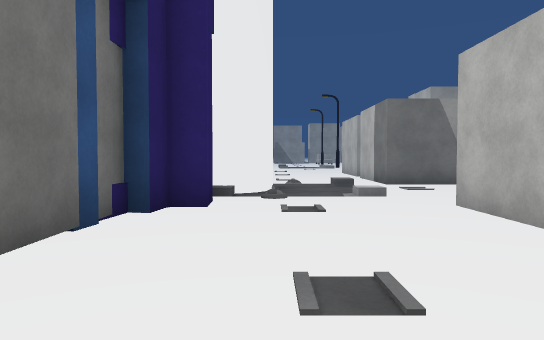
View 1 (above)

24 first-person views from a walk through a 3-D level made in the Unity game engine. The camera is 1.4 m above the floor, tilts 2° down and sees 70° across. The floor is counted in squares, 2 m on a side. Each view is taken from the middle of a square. On the plan, view 1 faces up. The plan holds only what a view shows up to about 11 squares ahead; the rest is blank. The place goes on beyond the plan. The player character is not drawn. Some animated figures are not drawn. Surface patterns are stand-ins for the level's own textures.

View 2
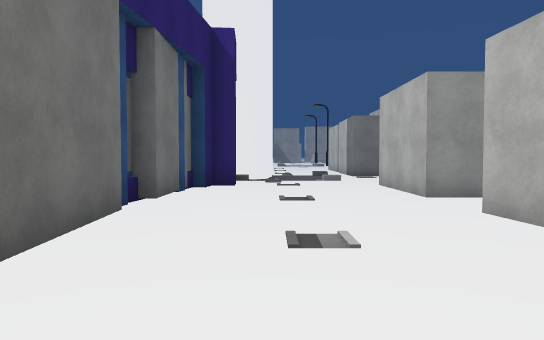

View 3
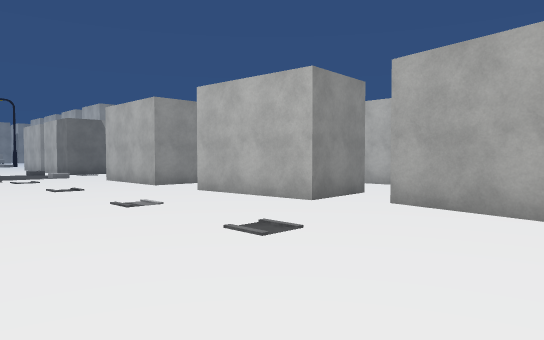

View 4
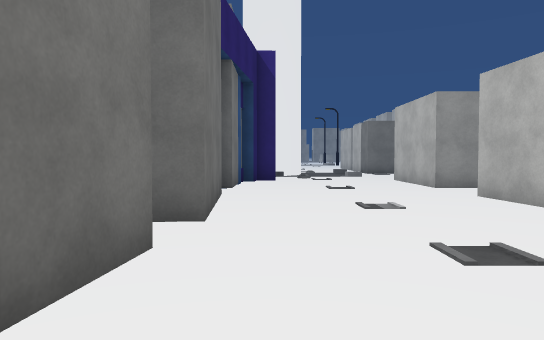

View 5
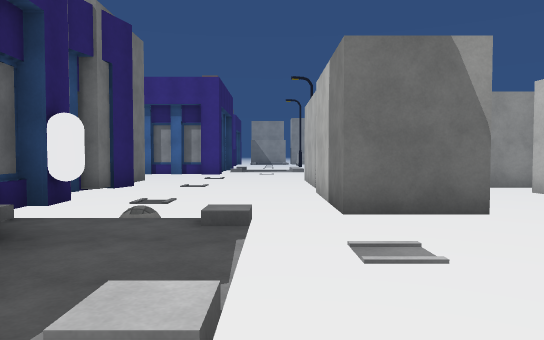

View 6
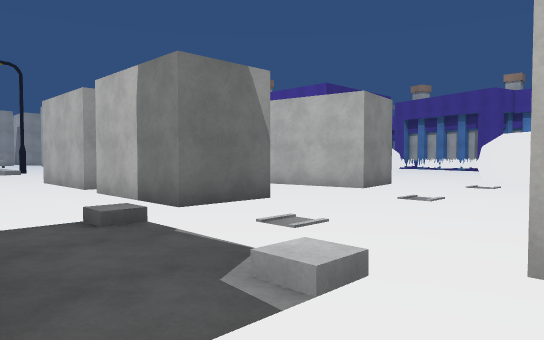

View 7
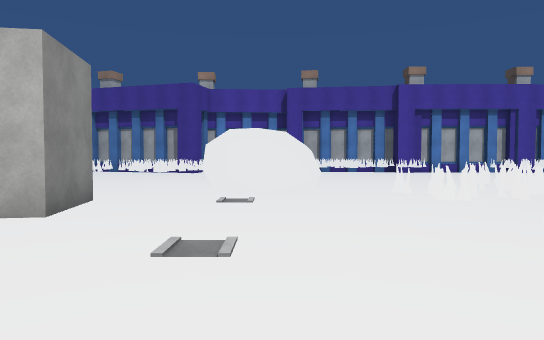

View 8
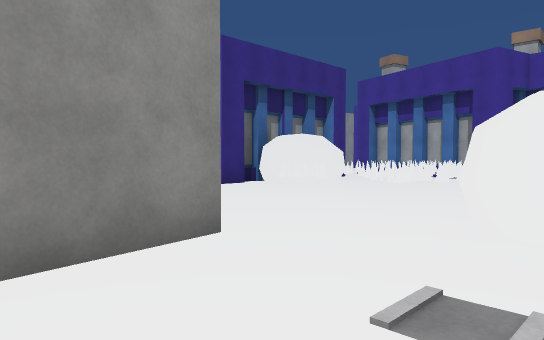

View 9
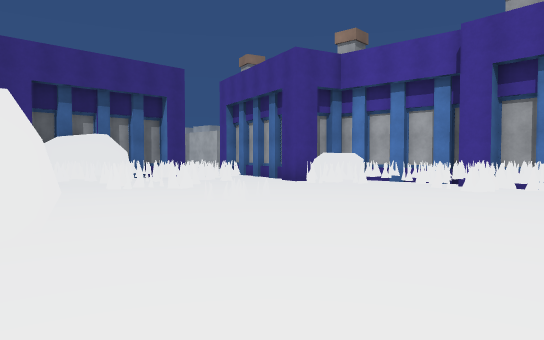

View 10
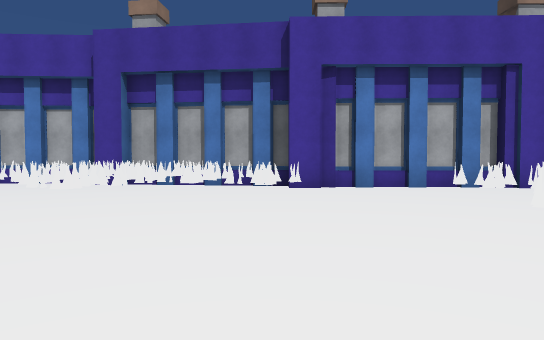

View 11
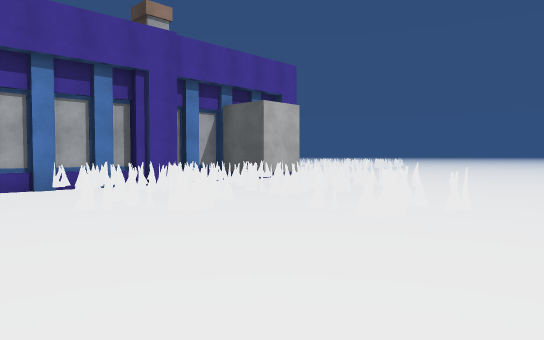

View 12
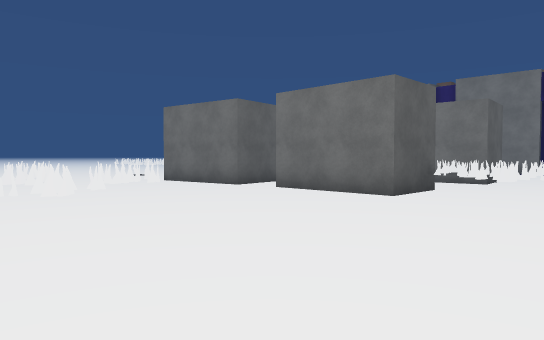

View 13
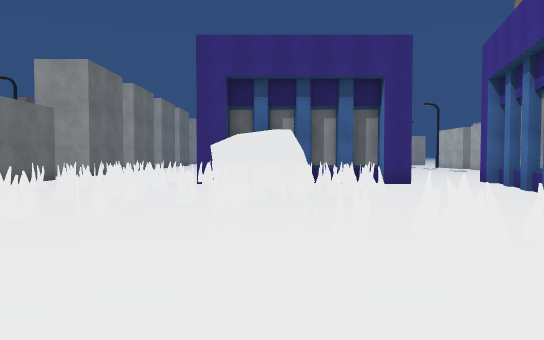

View 14
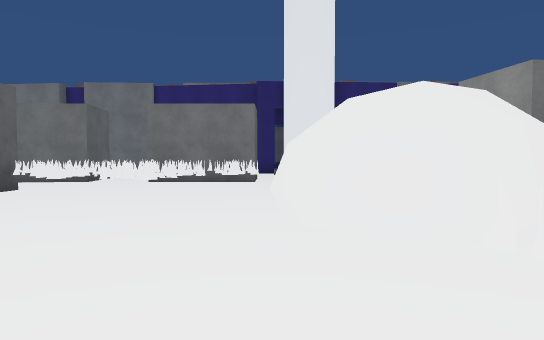

View 15
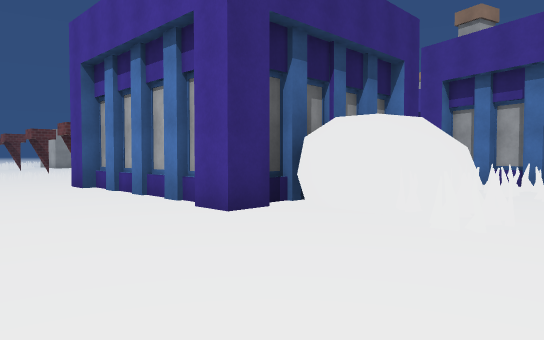

View 16
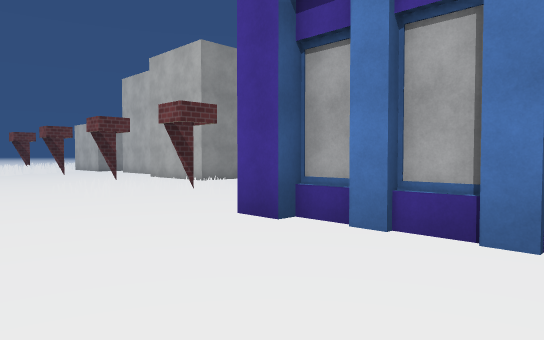

View 17
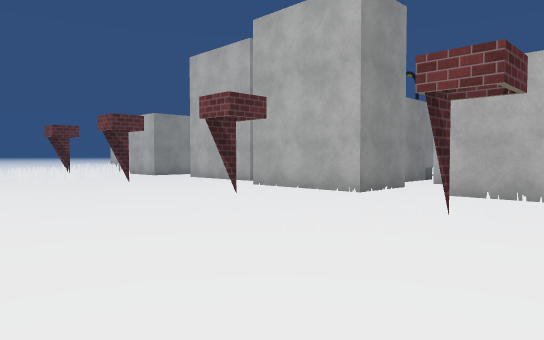

View 18
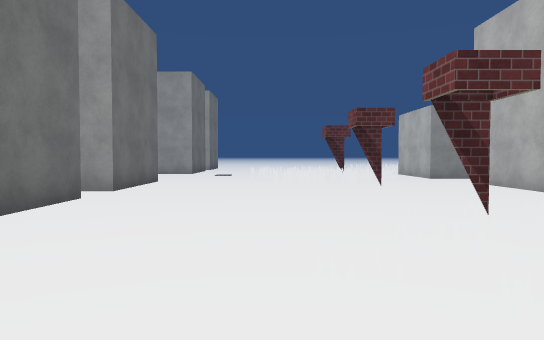

View 19
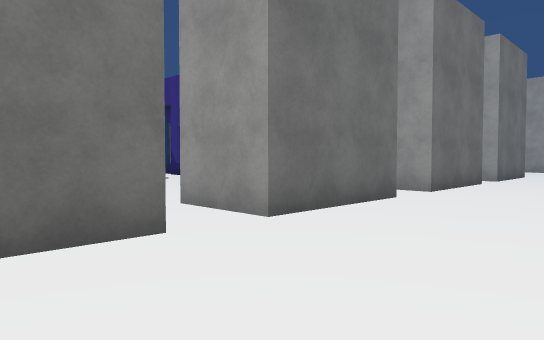

View 20
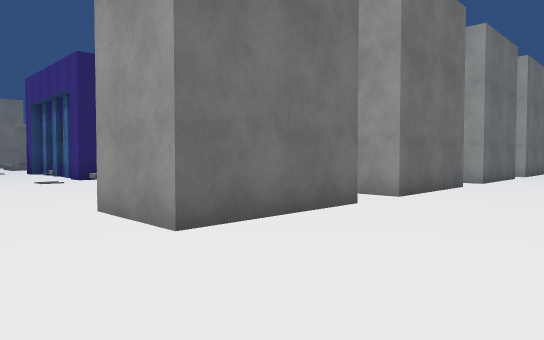

View 21
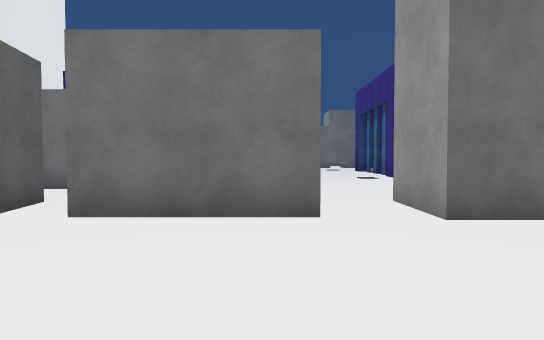

View 22
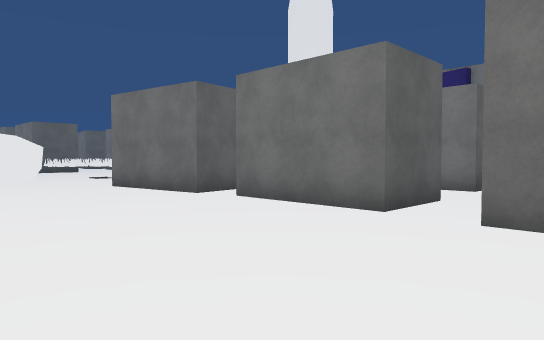

View 23
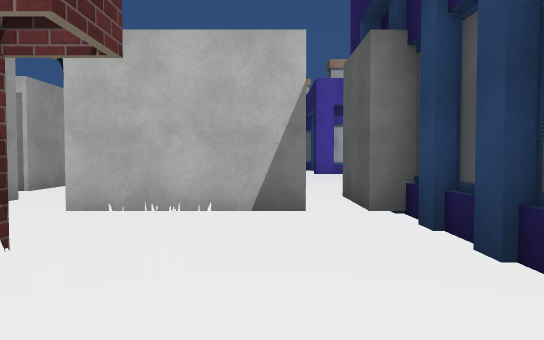

View 24
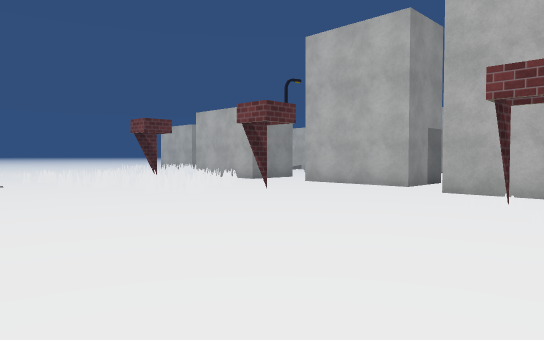

### Floor plan
Points are (right, up) in squares from view 1. A wall is a line through its corners. A room is listed if a view was taken in it or the views show most of it. See-through windows are left out.
Room 1 (views 1, 2, 3, 4, 5, 6)
walls: (-1.9, 1) (-1.7, -2); (-1.9, -3.2) (-2, -4.7); (4.6, -2) (2.8, -2.1) (2.6, 0.8); (2.6, 2.6) (2.6, 5.6); (3, -5.2) (3.4, -3.1); (-1.8, 4.9) (-1.8, 2.2)
ways out: opening at (1, 6) to room 2; opening at (3.5, 2) to room 2; gap at (4, -3) to room 2
Room 2 (views 7, 8, 9, 10, 11, 12, 13, 14, 15, 16, 17, 18, 19, 20, 21, 22, 23, 24)
walls: (9.2, 9.9) (7.4, 9.6) (7, 12.5) (8.8, 12.7) (9.2, 9.9); (13.9, 14.9) (13.1, 14.9) (13.1, 15.6); (7.9, 13.6) (6.9, 13.6); (14.6, 15.3) (14.1, 15.3); (13.3, 16) (13.3, 20); (13.5, 16.1) (13.5, 18.9); (16.7, 15.3) (16, 15.3); (17.1, 15.1) (14.5, 15.1); (17.9, 15.3) (17.1, 15.3); (4.8, 9.7) (2.9, 9.7); (4.7, 11.6) (4.7, 11); (6.8, 16.6) (8.6, 16.6) (8.6, 13.6); (18.6, 14.9) (17.8, 14.9); (13.5, 19.3) (13.5, 20) (13.1, 20) (13.1, 20.8); (4.4, 5.6) (4.4, 2.6); (14.2, 20.5) (16.7, 20.5) (16.7, 20.8); (9, 20.8) (9, 17.8) (7.1, 17.8); (16.7, 21.5) (16.7, 24.5); (6.8, 0.7) (8.6, 0.7) (8.6, -2.2); (3.9, 2.6) (2.6, 2.6); (0, 7.2) (-0.3, 6.8) (-0.8, 6.5); (14.5, 23.6) (14, 23.6); (6.9, -1.4) (6.9, -0.5); (2.6, 0.8) (4.4, 1) (4.5, -0.9); (9, 24.9) (9, 22) (7.1, 22); (7.2, -3.6) (8.8, -3.4) (9.1, -5.7); (16.2, 25.9) (16.2, 28.9); (14.5, 27.3) (14, 27.3); (9, 29.1) (9, 26.2) (8.2, 26.2); (17, 29.8) (17, 32.8); (14.5, 31.5) (14, 31.5); (9, 33.2) (9, 30.3) (8.4, 30.3)
ways out: opening at (1, 6) to room 1; opening at (3.5, 2) to room 1; gap at (4, -3) to room 1; opening at (1, 8.3); opening at (3.5, 13); opening at (5.5, 13); opening at (8, 17); opening at (8.5, 21); opening at (8.5, 26); opening at (8.5, 30); opening at (8.5, 34); opening at (17.5, 25); opening at (17.5, 29); opening at (17.5, 33.5)
objects: other object (0, 8); other object (5, 3); other object (5, 5); other object (6, 1); other object (6, 2); other object (6, 4); other object (7, 1); other object (7, 3); other object (7, 4); other object (7, 5); other object (8, 2); other object (8, 4); other object (9, 4); rock (10, 6) to (12, 8); other object (12, -2); other object (12, 34); other object (13, 7); other object (13, 9); other object (13, 10); other object (13, 12); other object (13, 24); other object (13, 25); other object (13, 32); other object (13, 33); other object (14, -3); other object (14, -2); other object (14, 0); other object (14, 10); other object (14, 12); rock (14, 13) to (16, 14); other object (14, 25); other object (14, 26); other object (14, 33); other object (14, 34); other object (15, -5); other object (15, -4); other object (15, -3); other object (15, -2); other object (15, -1); other object (15, 8); other object (15, 10); other object (15, 11); other object (15, 23); other object (15, 24); other object (15, 26); other object (15, 27); other object (15, 34); other object (16, -4); other object (16, -2); other object (16, -1); other object (16, 4); other object (16, 7); other object (16, 9); other object (16, 11); other object (16, 23); other object (16, 25); other object (17, 2); other object (17, 3); other object (17, 5); other object (18, 3); other object (18, 4); other object (18, 5); other object (18, 6); other object (18, 7); other object (19, -6); other object (19, 4); other object (19, 5); rock (19, 8) to (19, 10); building (20, -6) to (20, -5); building (20, -2); building (20, 2); building (20, 10); building (20, 12) to (20, 13)

Where each view was taken, in squares from view 1:
view 1: 0 up, 0 right, facing up
view 2: 4 down, 0 right, facing up
view 3: 6 down, 2 left, facing up-right
view 4: 6 down, 1 left, facing up
view 5: 5 up, 2 right, facing up
view 6: 5 up, 0 right, facing up-right
view 7: 7 up, 3 right, facing right
view 8: 7 up, 7 right, facing up-right
view 9: 3 up, 11 right, facing up-right
view 10: 2 up, 11 right, facing right
view 11: 1 up, 11 right, facing down-right
view 12: 4 up, 15 right, facing down-left
view 13: 5 up, 15 right, facing up
view 14: 6 up, 15 right, facing left
view 15: 11 up, 10 right, facing up-right
view 16: 17 up, 10 right, facing up-right
view 17: 22 up, 10 right, facing up-right
view 18: 23 up, 12 right, facing up
view 19: 19 up, 12 right, facing up-left
view 20: 16 up, 12 right, facing up-left
view 21: 16 up, 13 right, facing left
view 22: 19 up, 13 right, facing down-left
view 23: 22 up, 12 right, facing right
view 24: 26 up, 9 right, facing up-right
